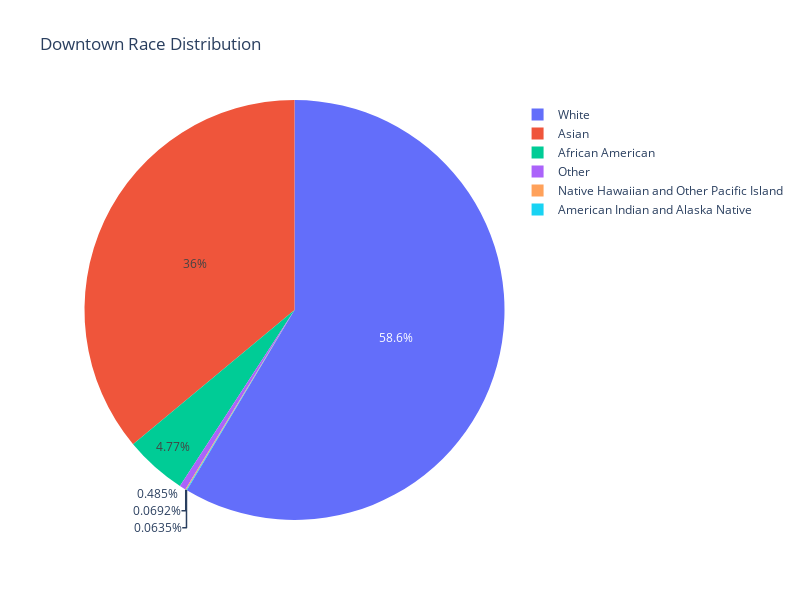

Notebook code cell kept with this figure:
### Markdown cell above
Then, we can visualize specific neighborhoods and census tracts. In this case, I decided to show the most talked about one, but we can make this interactive and allow the client to decide which one they want to see.

### Code cell
# Plotting topic distribution for the top neighborhood
plt.figure(figsize=(12, 8))
sns.barplot(x=top_neighborhood_topics.values, y=top_neighborhood_topics.index, palette="viridis")
plt.xlabel("Number of Articles")
plt.ylabel("Topics")
plt.title(f"Topic Distribution in Top Neighborhood: {top_neighborhood}")
plt.yticks(fontsize=10)
plt.tight_layout()
plt.show()


top_neighborhood_race_distribution = top_neighborhood_race_distribution.groupby("Race").sum()

# Pie chart for Race distribution for the top neighborhood
fig = px.pie(top_neighborhood_race_distribution, names=top_neighborhood_race_distribution.index, values="Population", title=f'{top_neighborhood} Race Distribution')
fig.update_layout(width=800, height=600)
fig.show()

### Figure 1 — Plotly figure (JSON) as saved in the notebook; plotly's stock layout.template omitted (floating-point values rounded to 4 significant figures)
{"data": [{"domain": {"x": [0, 1], "y": [0, 1]}, "hovertemplate": "Race=%{label}<br>Population=%{value}<extra></extra>", "labels": ["African American", "American Indian and Alaska Native", "Asian", "Native Hawaiian and Other Pacific Island", "Other", "White"], "legendgroup": "", "name": "", "showlegend": true, "type": "pie", "values": [827, 11, 6246, 12, 84, 10149]}], "layout": {"height": 600, "legend": {"tracegroupgap": 0}, "title": {"text": "Downtown Race Distribution"}, "width": 800}}
